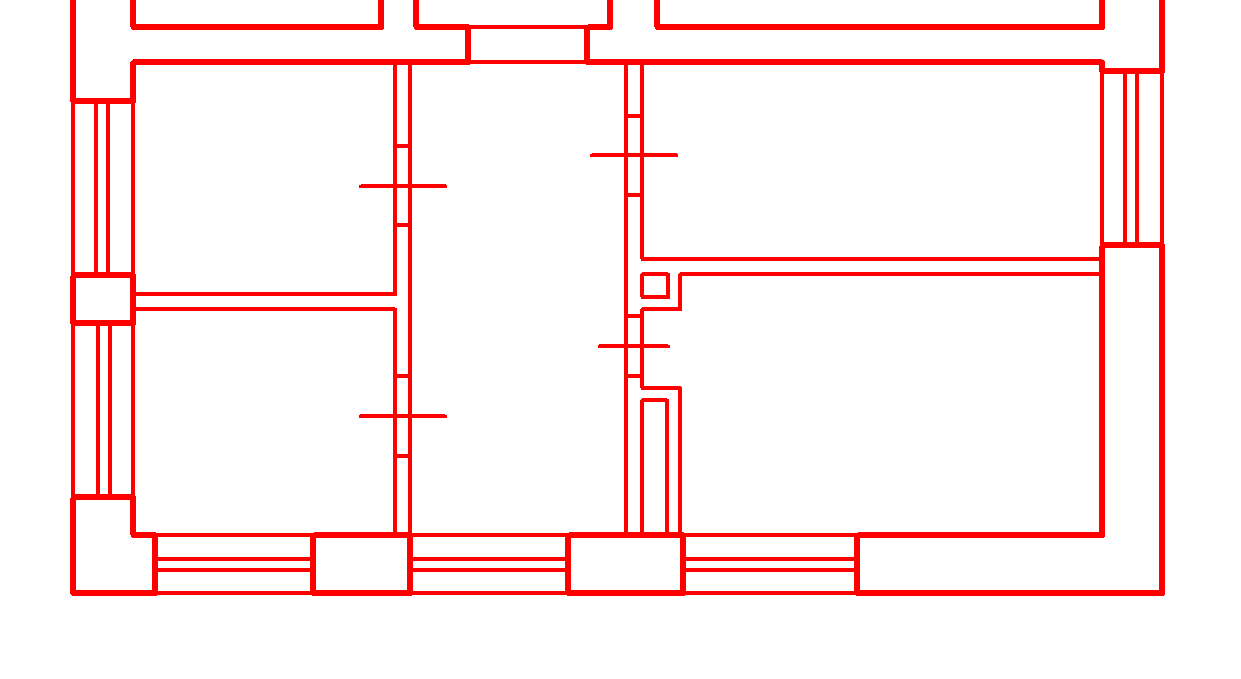
#> input picture 1.1/newtest2.png, 1241 x 679 px
$ python FindLinesAndUseIt.py
#> lines starting #> are read from the running program, lines starting #| are printed output that depends on the picture; after the words box and inside, x2 and y2 are one past the last pixel; in counts of white or black regions, pixels touching at a corner belong together
### 1.1/floorMod.py
import cv2
import networkx as nx

#Метод поиска линий
def find_lines(edges):

    #Задаем пустой список для координат
    line_list = []

    #Поиск горизонтальных линий
    i = 0
    while i < len(edges):
        j = 0
        N = 1
        while j < len(edges[i])-1:
            if edges[i][j]:
                #Если следующая ячейка - точка линии
                if edges[i][j+1]:
                    #Увеличиваем расстояние
                    N = N + 1
                elif edges[i][j-1]:
                    #Заносим началаьную и конечную точку линии
                    line_list.append([i,j-N+1,i,j])
                    N = 1

            j = j+1
        i = i + 1

    return line_list

#Метод перестановки Г и В координат
def swapHV(list):
    for i in range(len(list)):
        list[i][1], list[i][0] = list[i][0], list[i][1]
        list[i][3], list[i][2] = list[i][2], list[i][3]
    return list

#Рисуем горизонтальные линии и вертикальные линии
def drawHV(image,lines):
    for i in range(len(lines)):
        cv2.line(image, (lines[i][1], lines[i][0]), (lines[i][3], lines[i][2]), (100, 255, 100), 2)

def draw_room(image,list_cycles,list_room):
    for i in list_room:
        for j in range(len(list_cycles[i])):
            cv2.line(image, list_cycles[i][j][0], list_cycles[i][j][1], (100, 255, 100), 5)


# [4 lines left out: function draw_cycles, not called in this run]


#Метод сдвига 2 линий
def shift_line(list):

    sh_list = []

    i = 0
    while i < len(list):
        j = 0

        while j < len(list):

            if (list[i][2:4] == [list[j][0] + 1, list[j][1] - 1] or
                list[i][2:4] == [list[j][0] - 1, list[j][1] - 1] or
                list[i][2:4] == [list[j][0], list[j][1] - 1]):


                sh_list[0:4] = list[i][0],list[i][1],list[i][0],list[j][3]

                sh_list.extend([i,j])

                return sh_list

            j = j + 1
        i = i + 1

    return 0

#Метод сдвига линий
def shift_lines(list):

    shift_list = shift_line(list)

    while shift_list:


        list[shift_list[4]] = [int(i) for i in shift_list[0:4]]
        del list[shift_list[5]]

        shift_list = shift_line(list)

    return list


#Метод поиска общей точки для смежных линий
def find_joint_point(listH, listV):

    i = 0
    while i < len(listH):

        j = 0
        while j < len(listV):

            #1
            if((listH[i][0:2] == [listV[j][1] - 1, listV[j][0] + 1]) or (listH[i][0:2] == [listV[j][1] - 2, listV[j][0] + 1]) or
               (listH[i][0:2] == [listV[j][1] - 1, listV[j][0] + 2]) or (listH[i][0:2] == [listV[j][1] - 2, listV[j][0] + 2]) or
               (listH[i][0:2] == [listV[j][1], listV[j][0] + 1]) or (listH[i][0:2] == [listV[j][1], listV[j][0] + 2]) or
               (listH[i][0:2] == [listV[j][1] - 1, listV[j][0]]) or (listH[i][0:2] == [listV[j][1] - 2, listV[j][0]])):

                listH[i][1] = listV[j][0]
                listV[j][1] = listH[i][0]
            #2
            elif((listH[i][0:2] == [listV[j][3] + 1,listV[j][2] + 1]) or (listH[i][0:2] == [listV[j][3] + 2,listV[j][2] + 1]) or
                 (listH[i][0:2] == [listV[j][3] + 1,listV[j][2] + 2]) or (listH[i][0:2] == [listV[j][3] + 2,listV[j][2] + 2]) or
                 (listH[i][0:2] == [listV[j][3], listV[j][2] + 1]) or (listH[i][0:2] == [listV[j][3], listV[j][2] + 2]) or
                 (listH[i][0:2] == [listV[j][3] + 1, listV[j][2]]) or (listH[i][0:2] == [listV[j][3] + 2, listV[j][2]])):

                listH[i][1] = listV[j][2]
                listV[j][3] = listH[i][0]
            #3
            elif((listH[i][2:4] == [listV[j][1] - 1,listV[j][0] - 1]) or (listH[i][2:4] == [listV[j][1] - 2,listV[j][0] - 1]) or
                 (listH[i][2:4] == [listV[j][1] - 1,listV[j][0] - 2]) or (listH[i][2:4] == [listV[j][1] - 2,listV[j][0] - 2]) or
                 (listH[i][2:4] == [listV[j][1], listV[j][0] - 1]) or (listH[i][2:4] == [listV[j][1], listV[j][0] - 2]) or
                 (listH[i][2:4] == [listV[j][1] - 1, listV[j][0]]) or (listH[i][2:4] == [listV[j][1] - 2, listV[j][0]])):

                listH[i][3] = listV[j][0]
                listV[j][1] = listH[i][2]
            #4
            elif((listH[i][2:4] == [listV[j][3] + 1,listV[j][2] - 1]) or (listH[i][2:4] == [listV[j][3] + 2,listV[j][2] - 1]) or
                 (listH[i][2:4] == [listV[j][3] + 1,listV[j][2] - 2]) or (listH[i][2:4] == [listV[j][3] + 2,listV[j][2] - 2]) or
                 (listH[i][2:4] == [listV[j][3], listV[j][2] - 1]) or (listH[i][2:4] == [listV[j][3], listV[j][2] - 2]) or
                 (listH[i][2:4] == [listV[j][3] + 1, listV[j][2]]) or (listH[i][2:4] == [listV[j][3] + 2, listV[j][2]])):

                listH[i][3] = listV[j][2]
                listV[j][3] = listH[i][2]

            elif(listH[i][0:2] == [listV[j][3] - 1,listV[j][2]]):

                listH[i][1]


            j = j + 1
        i = i + 1

    listV = swapHV(listV)


    return listH, listV

#Построение списка смежности
# [30 lines left out: function list_adjacencies, not called in this run]

#Метод поиска циклов в списке с помощью networkx
def graph_cycle(list_lines):

    #Инициализируем граф
    graph = nx.Graph()
    list_cycle = []

    #Заполняем граф ребрами
    for c in list_lines:
        graph.add_edge(tuple(c[0:2]),tuple(c[2:4]))


    try:
        while 'true':

            #Ищем цикл
            list_cyc = list(nx.find_cycle(graph))

            #Добавляем его в список
            list_cycle.extend([list_cyc])
            #Удаляем вершины, по которым прошлись
            for i in range(len(list_cyc)):
                if list_cyc[i][0] in graph:
                    graph.remove_node(list_cyc[i][0])
                if list_cyc[i][1] in graph:
                    graph.remove_node(list_cyc[i][1])

    except nx.exception.NetworkXNoCycle:
        return list_cycle

#Поиск периметра
def perimetr(list_cycles):

    list_per = []

    for i in range(len(list_cycles)):

        sum = 0

        for j in range(len(list_cycles[i])):

            sum = sum + ((list_cycles[i][j][0][0] - list_cycles[i][j][1][0]) ** 2 + (list_cycles[i][j][0][1] - list_cycles[i][j][1][1]) ** 2) ** 0.5

        list_per.extend([[i,sum]])

    return list_per

### 1.1/FindLinesAndUseIt.py
import cv2
import numpy as np
import floorMod as fm
from sympy import Point, Polygon

#Задаём изображение
image = cv2.imread('newtest2.png')
#> image is the input picture: shape (679, 1241, 3); mean B, G, R 236.5, 236.5, 255


#Меняем цвет изображение, теперь оно имеет 1 канал (схоже с 3 каналом исходного изображения)
gray = cv2.cvtColor(image,cv2.COLOR_BGR2GRAY)
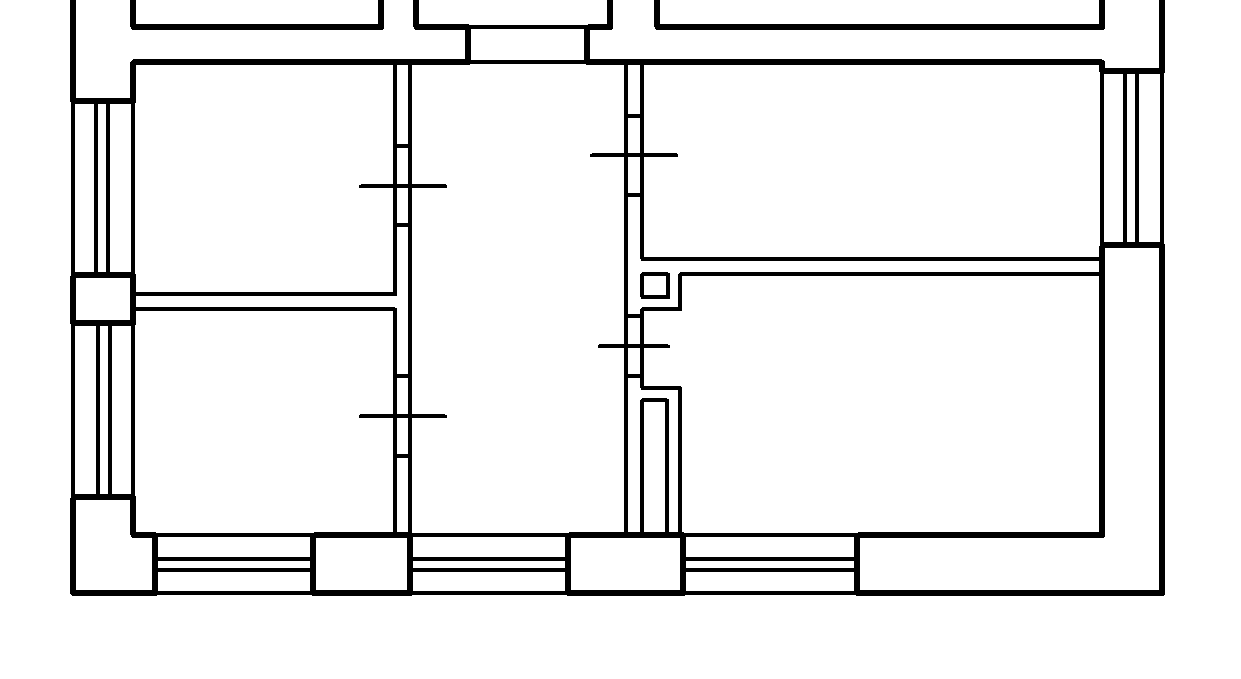
#> gray: shape (679, 1241); values 76 (black) and 255 (white), 92.7% white; 4 black regions, box (x1, y1, x2, y2) and area: (70, 0, 1165, 596) 55914, (654, 0, 1105, 30) 2989, (130, 0, 384, 30) 1807, (640, 272, 670, 299) 385
#Применяем алгоритм Кэнни, он находит границы изображения
edges = cv2.Canny(gray, 50, 150, apertureSize = 3)
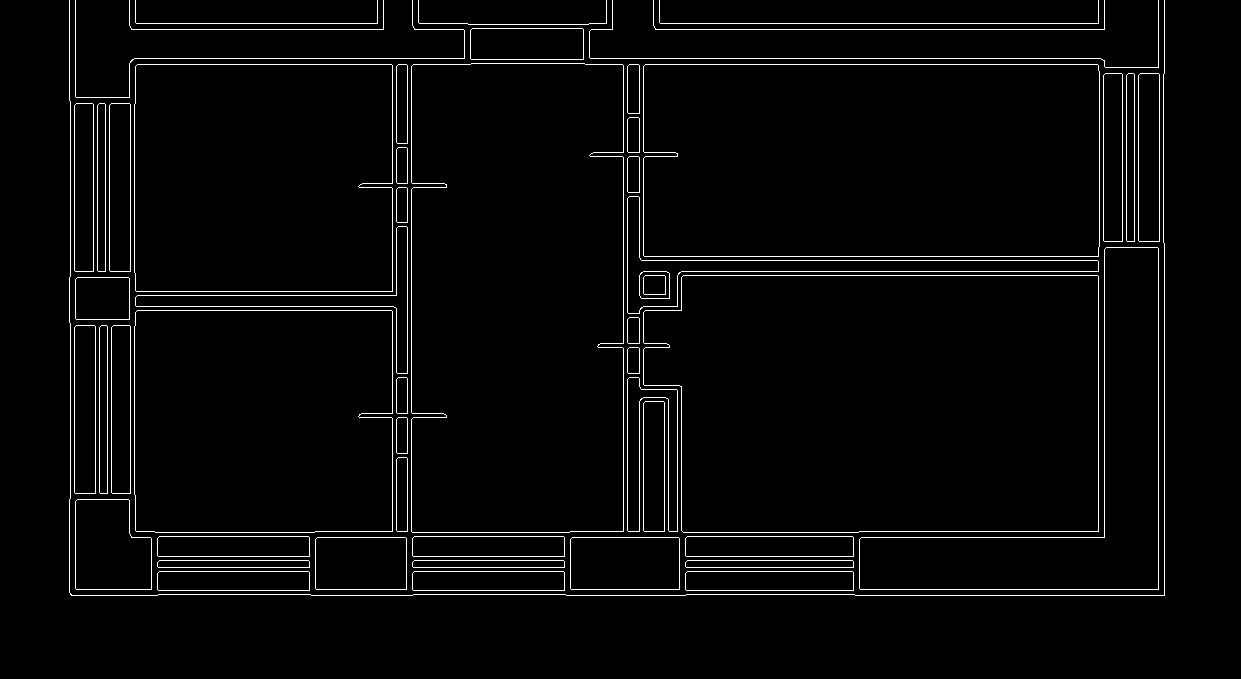
#> edges: shape (679, 1241); 3% white in thin lines or dots, all inside (x1, y1, x2, y2) = (69, 0, 1165, 596)


#Поиск горизонтальных линий
lines = fm.find_lines(edges)
#> after the loop in find_lines, `while i < len(edges):`: i = 679; line_list = 172 items, first 6: [23, 136, 23, 377], [23, 419, 23, 467], [23, 589, 23, 606], [23, 660, 23, 1098], [24, 468, 24, 588], [28, 472, 28, 582]
#> lines has the same summary as line_list in find_lines
#Поиск вертикальных линий
linesV = fm.find_lines(np.transpose(edges))
#> linesV = 174 items, first 6: [69, 0, 69, 100], [69, 277, 69, 322], [69, 499, 69, 592], [70, 101, 70, 276], [70, 323, 70, 498], [70, 593, 70, 594]


#Cмещение горизонтальных линий
new_linesH = fm.shift_lines(lines)
#> the loop in shift_line, `while i < len(list):` made 2 passes
#> i on pass 1: 1
#> after the loop in shift_line, `while i < len(list):`: i = 1; sh_list = [23, 419, 23, 588, 1, 4]
#> the loop in shift_lines, `while shift_list:  ` made 32 passes
#> shift_list on passes 1 to 8: [23, 419, 23, 606, 1, 2], [58, 590, 58, 1102, 9, 12], [59, 132, 59, 464, 10, 8], [63, 471, 63, 622, 14, 18], [64, 413, 64, 622, 17, 14], [152, 644, 152, 677, 33, 35], [153, 591, 153, 623, 34, 31], [183, 412, 183, 446, 39, 41]
#> after the loop in shift_lines, `while shift_list:`: list = 140 items, first 6: [23, 136, 23, 377], [23, 419, 23, 606], [23, 660, 23, 1098], [28, 472, 28, 582], [29, 131, 29, 383], [29, 414, 29, 463]
#> new_linesH has the same summary as list in shift_lines
#Смещение вертикальных линий
new_linesV = fm.shift_lines(linesV)
#> the loop in shift_line (call 2), `while i < len(list):` made 1 pass
#> the loop in shift_lines (call 2), `while shift_list:  ` made 25 passes
#> shift_list on passes 1 to 8: [69, 0, 69, 322, 0, 1], [69, 0, 69, 498, 0, 2], [69, 0, 69, 592, 0, 1], [69, 0, 69, 594, 0, 1], [129, 0, 129, 27, 15, 19], [129, 500, 129, 535, 18, 22], [130, 61, 130, 97, 19, 16], [134, 104, 134, 290, 25, 29]
#> new_linesV = 149 items, first 6: [69, 0, 69, 594], [71, 594, 71, 595], [74, 105, 74, 270], [74, 327, 74, 492], [75, 0, 75, 96], [75, 279, 75, 318]


#Объединяем смежные горизонтальные и вертикальные линии в одну точку
list_linesH, list_linesV = fm.find_joint_point(new_linesH,new_linesV)
#> the loop in find_joint_point, `while i < len(listH): ` made 140 passes
#> after the loop in find_joint_point, `while i < len(listH):`: i = 140; listH = 140 items, first 6: [23, 135, 23, 377], [23, 418, 23, 606], [23, 659, 23, 1098], [28, 470, 28, 583], [29, 129, 29, 383], [29, 412, 29, 464]; listV = 149 items, first 6: [69, 0, 69, 595], [71, 594, 71, 595], [74, 103, 74, 271], [74, 325, 74, 493], [75, 0, 75, 97], [75, 277, 75, 319]
#> the loop in swapHV, `for i in range(len(list)):` made 149 passes
#> after the loop in swapHV, `for i in range(len(list)):`: list = 149 items, first 6: [0, 69, 595, 69], [594, 71, 595, 71], [103, 74, 271, 74], [325, 74, 493, 74], [0, 75, 97, 75], [277, 75, 319, 75]
#> in find_joint_point, `listV = swapHV(listV)`: listV has the same summary as list in swapHV
#> list_linesH has the same summary as listH in find_joint_point; list_linesV has the same summary as list in swapHV

list_lines = []

list_lines.extend(list_linesH)
list_lines.extend(list_linesV)

list_lines = fm.swapHV(list_lines)
#> list_lines = 289 items, first 6: [135, 23, 377, 23], [418, 23, 606, 23], [659, 23, 1098, 23], [470, 28, 583, 28], [129, 29, 383, 29], [412, 29, 464, 29]
#Ищем циклы в списке смежности
list_cycles = fm.graph_cycle(list_lines)
#> the loop in graph_cycle, `for c in list_lines:` made 289 passes
#> after the loop in graph_cycle, `while 'true':`: list_cycle = 44 items
#> list_cycles = 44 items


#Вычисляем периметр
list_per = []
list_per.extend(fm.perimetr(list_cycles))
#> the loop in perimetr, `for i in range(len(list_cycles)): ` made 44 passes


#Вычисляем площадь
area_list = []

for i in range(len(list_cycles)):
    area = 0
    for j in range(len(list_cycles[i])):
        area = area + (list_cycles[i][j][0][0] * list_cycles[i][j][1][1] - list_cycles[i][j][1][0] * list_cycles[i][j][0][1])

    area_list.extend([[i, area / 2]])
#> this loop made 44 passes

#
list_room = []
for i in range(len(list_per)):

    if list_per[i][1] > 1000 and area_list[i][1] > 50000:
        list_room.append(list_per[i][0])

#Центр масс
org_list = []
for i in list_room:
    org = []
    orgX = 0
    orgY = 0
    n = 0
    for j in range(len(list_cycles[i])):
        orgX = orgX + list_cycles[i][j][0][0]
        orgY = orgY + list_cycles[i][j][0][1]
        n = n + 1
    org = [orgX/n, orgY/n]
    org_list.extend([[i, org]])
#> this loop made 3 passes
#> i on passes 1 to 3: 3, 19, 21


fm.draw_room(image,list_cycles,list_room)
#> the loop in draw_room, `for i in list_room:` made 3 passes
#> after the loop in draw_room, `for i in list_room:`:
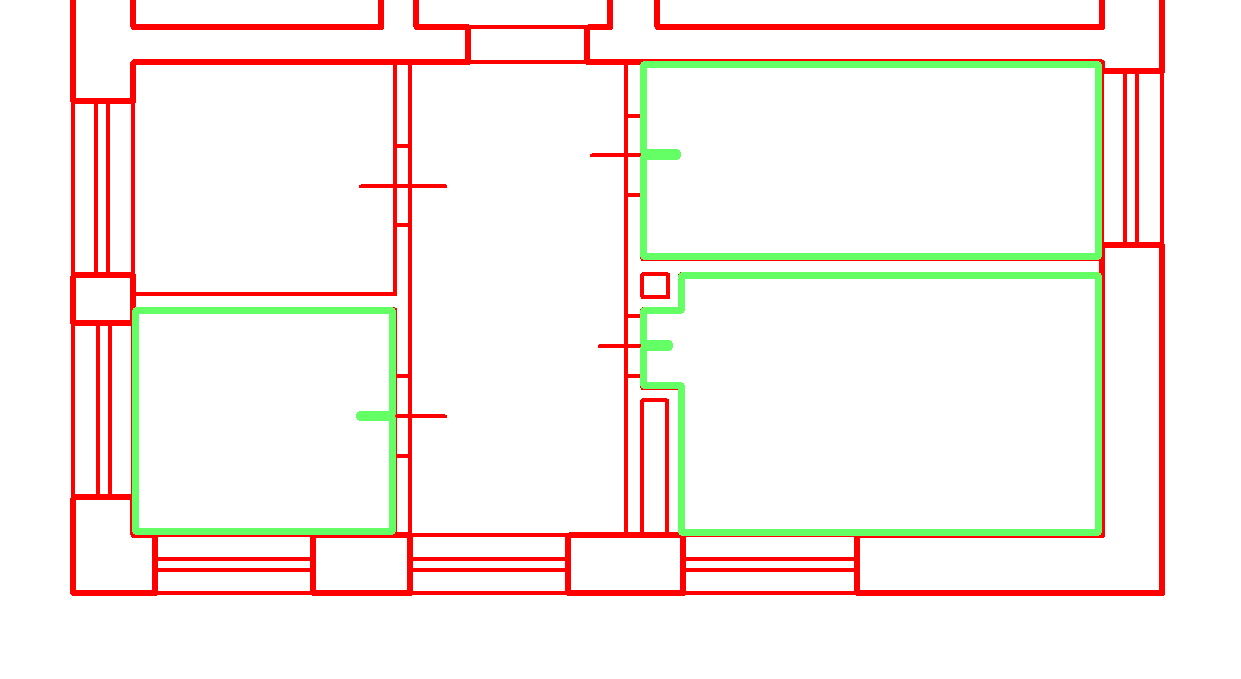
#> image: shape (679, 1241, 3); 3.16% of pixels changed, all inside (x1, y1, x2, y2) = (132, 61, 1102, 536)

#Отрисовываем результат
#fm.drawHV(image,list_lines)
#fm.draw_cycles(image, list_cycles)

cv2.namedWindow('Image', cv2.WINDOW_NORMAL)
cv2.imshow('Image', image)
cv2.waitKey(0)
